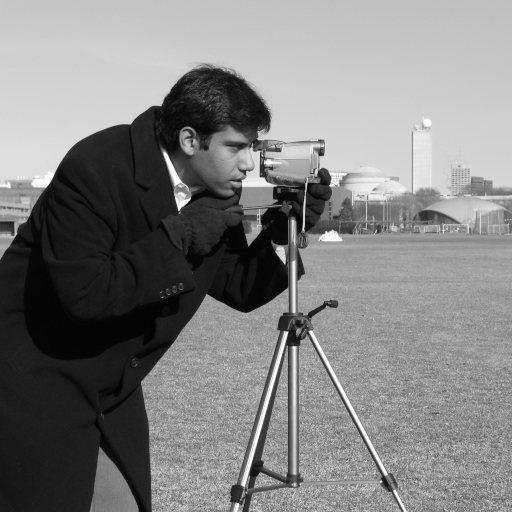
#> input picture skimage.data.camera(), 512 x 512 px
$ jupyter execute --allow-errors ProgettoCompletoCalcolo.ipynb
#> lines starting #> are read from the running program, lines starting #| are printed output that depends on the picture; long printed decimals are rounded
<a href="https://colab.research.google.com/github/ali-benny/CalcoloNumerico/blob/main/ProgettoFixCalcolo.ipynb" target="_parent"></a>

# Deblur Immagini
Il problema di deblur consiste nella ricostruzione di un immagine a partire da un dato acquisito mediante il seguente modello:

\begin{align*}
    b = A x + \eta
\end{align*}

dove $b$ rappresenta l'immagine corrotta, $x$ l'immagine originale che vogliamo ricostruire, $A$ l'operatore che applica il blur Gaussiano ed $\eta$ il rumore additivo con distribuzione Gaussiana di  media $\mathbb{0}$ e deviazione standard $\sigma$.

## Funzioni di blur
Le seguenti funzioni servono per applicare il blur di tipo gaussiano ad un'immagine.

[cell 1]
import numpy as np
import matplotlib.pyplot as plt
from skimage import data, metrics
from scipy import signal
from numpy import fft

# Create a Gaussian kernel of size kernlen and standard deviation sigma
def gaussian_kernel(kernlen, sigma):
    x = np.linspace(- (kernlen // 2), kernlen // 2, kernlen)
    # Unidimensional Gaussian kernel
    kern1d = np.exp(- 0.5 * (x**2 / sigma))
    # Bidimensional Gaussian kernel
    kern2d = np.outer(kern1d, kern1d)
    # Normalization
    return kern2d / kern2d.sum()

# Compute the FFT of the kernel 'K' of size 'd' padding with the zeros necessary
# to match the size of 'shape'
def psf_fft(K, d, shape):
    # Zero padding
    K_p = np.zeros(shape)
    K_p[:d, :d] = K

    # Shift
    p = d // 2
    K_pr = np.roll(np.roll(K_p, -p, 0), -p, 1)

    # Compute FFT
    K_otf = fft.fft2(K_pr)
    return K_otf

# Multiplication by A
def A(x, K):
  x = fft.fft2(x)
  return np.real(fft.ifft2(K * x))

# Multiplication by A transpose
def AT(x, K):
  x = fft.fft2(x)
  return np.real(fft.ifft2(np.conj(K) * x))

## Generazione dataset
Generare un set di 8 immagini 512$\times$512 in formato ${\tt png}$ in scala dei grigi che contengano tra i 2 ed i 6 oggetti geometrici, di colore uniforme, su sfondo nero.

[cell 2]
from skimage.io import imread
from skimage import data
X = data.camera().astype(np.float64) / 255.0

m, n = X.shape
#> m = 512; n = 512
x = X.reshape(m*n)

#dichiarazione variabili immagini geometriche
AA = imread("./img/img1.png", as_gray=True).astype(np.float64)
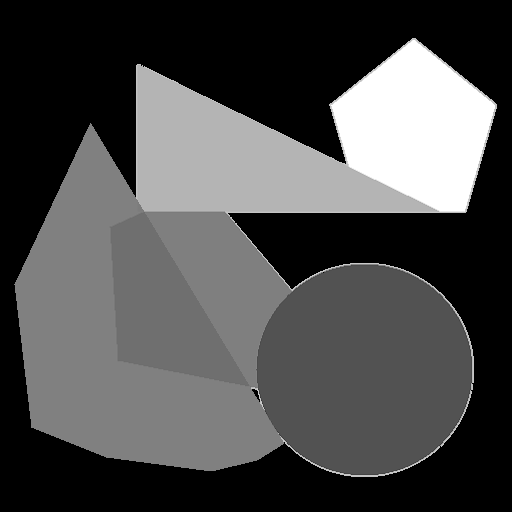
#> input picture img/img1.png, 512 x 512 px
#> AA is the input picture: shape (512, 512) float64; min 0, max 1, mean 0.296
aa = AA.reshape(m*n)
BB = imread("./img/img2.png", as_gray=True).astype(np.float64)
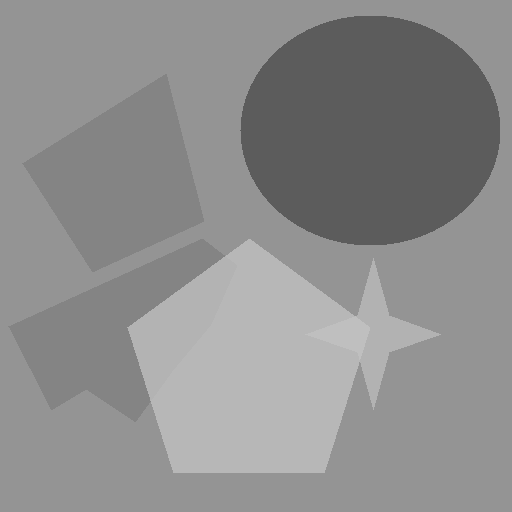
#> input picture img/img2.png, 512 x 512 px
#> BB is the input picture: shape (512, 512) float64; min 0.361, max 0.749, mean 0.555
bb = BB.reshape(m*n)
CC = imread("./img/img3.png", as_gray=True).astype(np.float64)
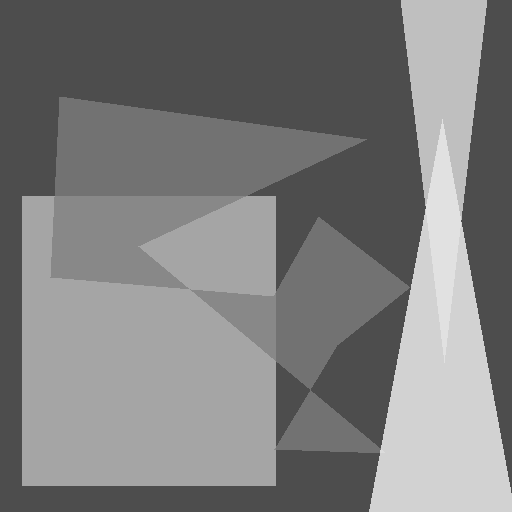
#> input picture img/img3.png, 512 x 512 px
#> CC is the input picture: shape (512, 512) float64; min 0.302, max 0.882, mean 0.491
cc = CC.reshape(m*n)
DD = imread("./img/img4.png", as_gray=True).astype(np.float64)
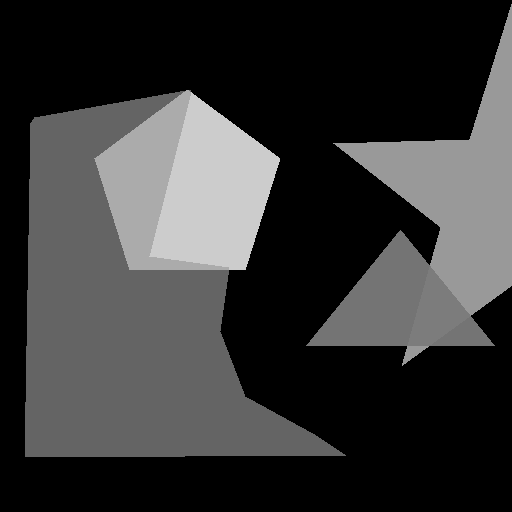
#> input picture img/img4.png, 512 x 512 px
#> DD is the input picture: shape (512, 512) float64; min 0, max 0.8, mean 0.215
dd = DD.reshape(m*n)
EE = imread("./img/img5.png", as_gray=True).astype(np.float64)
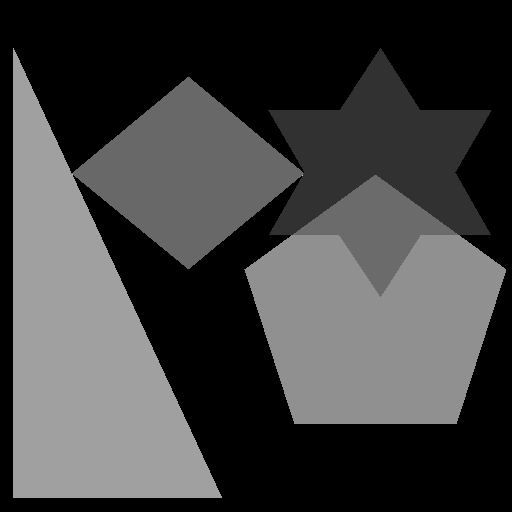
#> input picture img/img5.png, 512 x 512 px
#> EE is the input picture: shape (512, 512) float64; min 0, max 0.765, mean 0.257
ee = EE.reshape(m*n)
FF = imread("./img/img6.png", as_gray=True).astype(np.float64)
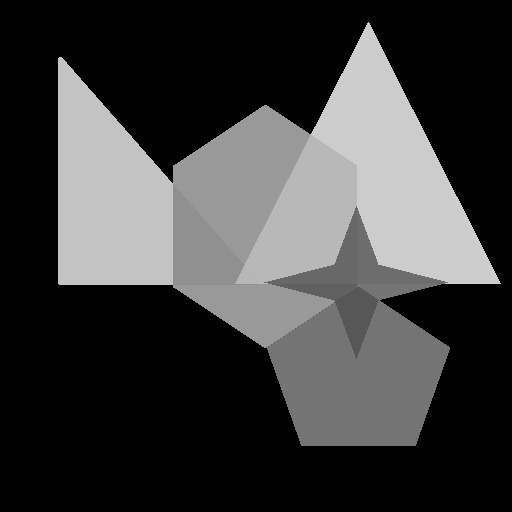
#> input picture img/img6.png, 512 x 512 px
#> FF is the input picture: shape (512, 512) float64; min 0, max 0.8, mean 0.239
ff = FF.reshape(m*n)
#> (the rest of this cell did not finish here and is left out)

## 1) Generazione immagini corrotte
Degradare le immagini applicando, mediante le funzioni riportate nella cella precedente,  l'operatore di blur con parametri

+ $\sigma=0.5$ dimensione $5\times 5$
+ $\sigma=1$ dimensione $7\times 7$
+ $\sigma=1.3$ dimensione $9\times 9$

ed aggiungendo rumore gaussiano con deviazione standard $(0,0.05]$

[cell 3]
K = psf_fft(gaussian_kernel(9, 1.3), 9, X.shape)
#> in gaussian_kernel, `x = np.linspace(- (kernlen // 2), kernlen // 2, kernlen)`: x = [-4, -3, -2, -1, 0, 1, 2, 3, 4]
#> in gaussian_kernel, `kern1d = np.exp(- 0.5 * (x**2 / sigma))`: kern1d = [0.00213, 0.0314, 0.215, 0.681, 1, 0.681, 0.215, 0.0314, 0.00213]
#> in psf_fft, `K_p = np.zeros(shape)`: K_p: shape (512, 512) float64; every value is 0
#> in psf_fft, `K_p[:d, :d] = K`: K_p: shape (512, 512) float64; min 0, max 0.122, mean 3.81e-06
std_dev = 0.02
noise = np.random.normal(size=X.shape)*std_dev

X_blur = A(X, K)
x_blur = X_blur.reshape(m*n)

B = X_blur + noise
b = B.reshape(m*n)

# una qualsiasi immagine geometrica Z
#> (the rest of this cell did not finish here and is left out)

## 2) Soluzione naive

Una possibile ricostruzione dell'immagine originale $x$ partendo dall'immagine corrotta $b$ è la soluzione naive data dal minimo del seguente problema di ottimizzazione:
\begin{align}
  x^* = \arg\min_x \frac{1}{2} ||Ax - b||_2^2
\end{align}

La funzione $f$ da minimizzare è data dalla formula
  $f(x) = \frac{1}{2} ||Ax - b||_2^2 $, il cui gradiente $\nabla f$ è dato da
$\nabla f(x) = A^TAx - A^Tb  $.

Utilizzando il metodo del gradiente coniugato implementato dalla funzione `minimize` calcolare la soluzione naive.

[cell 4]
from scipy.optimize import minimize
def f(x, B, labda = 0):
#> called with x = array of shape (262144,), labda = 0
  X = x.reshape(m,n)
  res = 0.5*(np.linalg.norm(A(X, K)-B))**2 + 0.5*labda*(np.linalg.norm(X))**2
#> res = 44113.2
  return np.sum(res)
def df(x, B, labda=0):
  X = x.reshape(m,n)
  res = AT(A(X, K)-B, K) + labda*X
  RES = np.reshape(res, m*n)
  return RES

#stampa immagine data.camera()
plt.figure(figsize=(20,15))
func = lambda x: f(x, B) #o exec
grad_func = lambda x: df(x, B)
res = minimize(func, np.zeros(b.shape), method="CG", jac=grad_func, options={'disp': True, 'maxiter':3})
#> in AT (call 9), `return np.real(fft.ifft2(np.conj(K) * x))`:
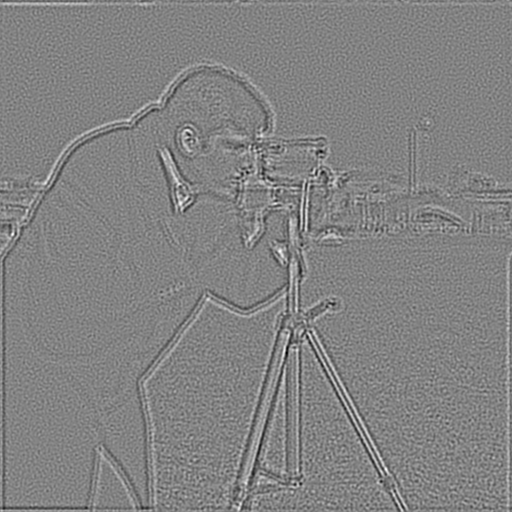
#> returned value: shape (512, 512) float64; min -0.0276, max 0.0259, mean -0.000133; drawn with min black and max white
#> in AT (call 10), `return np.real(fft.ifft2(np.conj(K) * x))`:
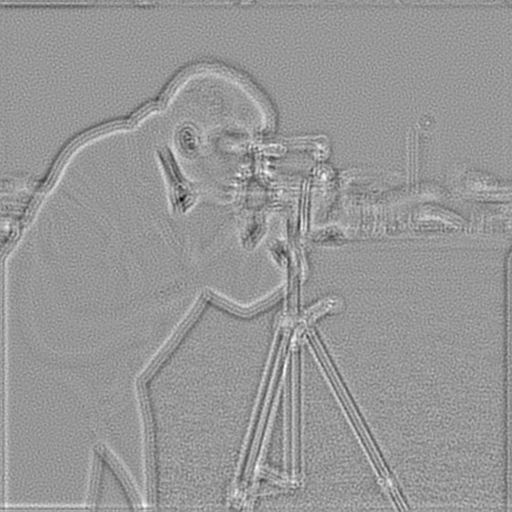
#> returned value: shape (512, 512) float64; min -0.0336, max 0.0233, mean 0.000224; drawn with min black and max white
#|          Current function value: 46.202
#|          Iterations: 3
#|          Function evaluations: 10
#|          Gradient evaluations: 10
#> res = 9 items
RES = res.x.reshape(m,n)

PSNR = metrics.peak_signal_noise_ratio(X, RES) #alfabeto[4] solo lettere
#> PSNR = 28.84
plt.title(f'Ripristinata con metodo gradiente coniugato (PSNR: {PSNR})')
plt.imshow(RES, cmap="gray", vmin=0, vmax=1)

[cell 5]
#! stampa delle immagini geometriche
plt.figure(figsize=(60, 15))
i=0
plot=1
#> (the rest of this cell did not finish here and is left out)

[cell 6]
def next_step(x, grad, B, labda = 0): # backtracking procedure for the choice of the steplength
  alpha=1.1
  c1 = 0.25
  p=-grad
  j=0
  jmax=10
  #condizioni che servono per soddisfare dei criteri di convergenza - condizioni di Wolfe
  while ((f(x + alpha*p, B, labda) > f(x, B, labda)+c1*alpha*grad.T@p) and j<jmax):
    alpha = alpha*0.5
    j+=1
  return alpha

def gradient_minimize(B, labda= 0, maxit=10, abstop = 1.e-6):
#> called with labda = 0, maxit = 10, abstop = 1e-06
  x_last =np.zeros(m*n)
  k = 0
  while (np.linalg.norm(df(x_last, B, labda))>abstop and k < maxit):
    k=k+1
    grad = df(x_last, B, labda)
    step = next_step(x_last, grad, B, labda)
    x_last=x_last-step*grad
#> this loop made 10 passes
#> pass 1, in df (call 13), `res = AT(A(X, K)-B, K) + labda*X`:
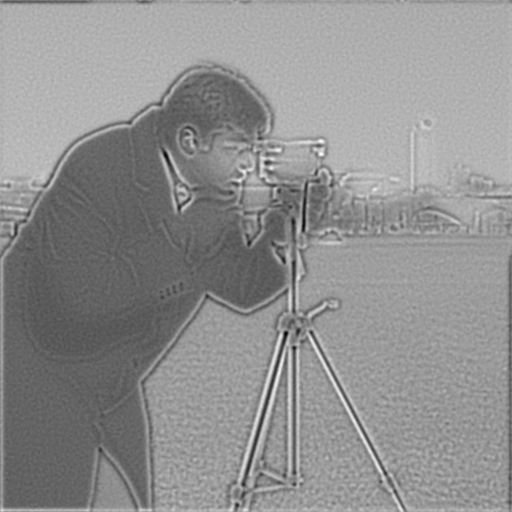
#> res: shape (512, 512) float64; min -0.08, max 0.151, mean 0.0506; drawn with min black and max white
#> after the loop, k = 10
  return x_last

z_naive = gradient_minimize(B)
PSNR = metrics.peak_signal_noise_ratio(X, z_naive.reshape(m,n))#cambiare anche qui ogni volta nome immagine originale
#> PSNR = 28.83
plt.figure(figsize=(30,10))
plt.title(f'Ripristinata con metodo gradiente (PSNR: {PSNR})')
plt.imshow(z_naive.reshape(m,n), cmap="gray")
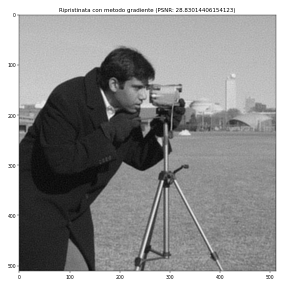
#> figure drawn by matplotlib, 1 panel

[cell 7]
#! stampa delle immagini geometrich
plt.figure(figsize=(60, 15))
i=0
plot=1
#> (the rest of this cell did not finish here and is left out)

## 3) Regolarizzazione
Per ridurre gli effetti del rumore nella ricostruzione è necessario introdurre un termine di regolarizzazione di Tikhonov. Si considera quindi il seguente problema di ottimizzazione.
\begin{align*}
  x^* = \arg\min_x \frac{1}{2} ||Ax - b||_2^2 + \frac{\lambda}{2} ||x||_2^2
\end{align*}

La funzione $f$ da minimizzare diventa
$f(x) = \frac{1}{2} ||Ax - b||_2^2 + \frac{\lambda}{2} ||x||_2^2$
il cui gradiente $\nabla f$ è dato da
$\nabla f(x) = A^TAx - A^Tb + λx$.

Utilizzando il metodo del gradiente coniugato implementato dalla funzione `minimize` ed il metodo del gradiente implementato a lezione, calcolare la soluzione del precendente problema di minimo regolarizzato per differenti valori di $\lambda$.

[cell 8]
labda = list(np.linspace(1e-5, 1e-1, 100))
for i in range(17):
  func = lambda x: f(x, B, labda[i])
  grad_func = lambda x: df(x, B, labda[i])
  res = minimize(func, np.zeros(b.shape), method="CG", jac=grad_func, options={'disp': True, 'maxiter':3})
  RES = res.x.reshape(m,n)

  PSNR = metrics.peak_signal_noise_ratio(X, RES)
  print(f'lambda: {labda[i]} PSNR: {PSNR:.2f}')
#> this loop made 17 passes
#> PSNR on passes 1 to 12: 28.84, 28.84, 28.84, 28.83, 28.83, 28.82, 28.81, 28.79, 28.78, 28.76, 28.74, 28.71
#| lambda: 1e-05 PSNR: 28.84
#| lambda: 0.00102 PSNR: 28.84
#| lambda: 0.00203 PSNR: 28.84
#| lambda: 0.00304 PSNR: 28.83
#| lambda: 0.00405 PSNR: 28.83
#| lambda: 0.00506 PSNR: 28.82
#| lambda: 0.00607 PSNR: 28.81
#| lambda: 0.00708 PSNR: 28.79
#> (further printed lines are left out)

[cell 9]
#! stampa per immagini geometriche
alp=0
#> (the rest of this cell did not finish here and is left out)

[cell 10]
labda = list(np.linspace(1e-7, 1e-4, 100))
for i in range(17):
  z_tikhonov = gradient_minimize(B, labda[i])
  PSNR = metrics.peak_signal_noise_ratio(X, z_tikhonov.reshape(m,n))
  print(f'lambda: {labda[i]} PSNR: {PSNR}')
#> this loop made 17 passes
#| lambda: 1e-07 PSNR: 28.830
#| lambda: 1.1090909090909091e-06 PSNR: 28.830
#| lambda: 2.118181818181818e-06 PSNR: 28.830
#| lambda: 3.127272727272727e-06 PSNR: 28.830
#| lambda: 4.136363636363636e-06 PSNR: 28.830
#| lambda: 5.145454545454545e-06 PSNR: 28.830
#| lambda: 6.1545454545454545e-06 PSNR: 28.830
#| lambda: 7.163636363636363e-06 PSNR: 28.830
#> (further printed lines are left out)
